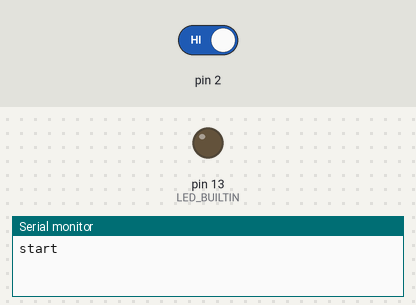
The sketch below on a simulated Arduino Uno, built with avr-gcc and run on an emulated ATmega328P. On the bench: output pins drawn as LEDs (lit = HIGH), the last lines printed to the serial monitor. The inputs (shaded band) are chosen by the test bench; at power-on: pin 2 HIGH.

Above: at 1.2 s.
1.3 s: pin 2 driven LOW
At 1.8 s:
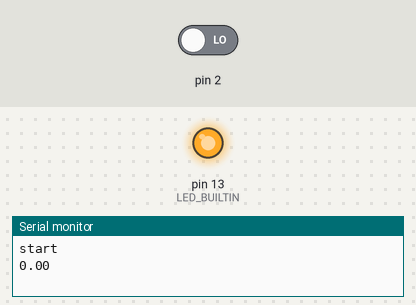
Timing chart, 0 to 4.3 s (numbered marks = the images above; inputs shaded):
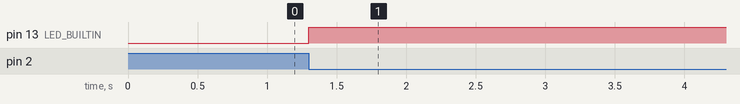

The sketch:

arduino-zero-crossing.ino
```cpp
float i = 0;
unsigned long CzasOne = 0;

void Zero()
{
  if ((millis() - CzasOne) <= 1000 ) {
    i++;
  }
  else {
     // Serial.print("czestotliwosc pradu w sieci = ");
     Serial.println(i/2);
     // Serial.println("Hz");
    CzasOne = millis();
    i = 0;
  }
  digitalWrite(LED_BUILTIN, !digitalRead(LED_BUILTIN));
}

void setup() {
  Serial.begin(9600);
  pinMode(LED_BUILTIN, OUTPUT);
  pinMode(2, INPUT);
  attachInterrupt(0, Zero, FALLING);
  CzasOne = millis();
  Serial.println("start");
}

void loop() {
}
```

Measured:
- after the input at 1.3 s, pin 13 (LED_BUILTIN): LOW → HIGH at once
